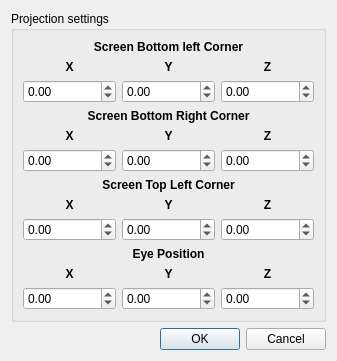
<?xml version="1.0" encoding="UTF-8"?>
<ui version="4.0">
 <class>CaveViewSettingsDialogAdvanced</class>
 <widget class="QDialog" name="CaveViewSettingsDialogAdvanced">
  <property name="geometry">
   <rect>
    <x>0</x>
    <y>0</y>
    <width>337</width>
    <height>344</height>
   </rect>
  </property>
  <property name="windowTitle">
   <string>Dialog</string>
  </property>
  <layout class="QVBoxLayout" name="verticalLayout">
   <item>
    <widget class="QGroupBox" name="projSettingsGroup">
     <property name="title">
      <string>Projection settings</string>
     </property>
     <layout class="QVBoxLayout" name="verticalLayout_2">
      <item>
       <widget class="QLabel" name="bot_left_label">
        <property name="font">
         <font>
          <weight>75</weight>
          <bold>true</bold>
         </font>
        </property>
        <property name="frameShape">
         <enum>QFrame::NoFrame</enum>
        </property>
        <property name="text">
         <string>Screen Bottom left Corner</string>
        </property>
        <property name="alignment">
         <set>Qt::AlignCenter</set>
        </property>
       </widget>
      </item>
      <item>
       <layout class="QGridLayout" name="gridLayout">
        <item row="0" column="0">
         <widget class="QLabel" name="blx">
          <property name="font">
           <font>
            <weight>75</weight>
            <bold>true</bold>
           </font>
          </property>
          <property name="text">
           <string>X</string>
          </property>
          <property name="alignment">
           <set>Qt::AlignCenter</set>
          </property>
         </widget>
        </item>
        <item row="0" column="2">
         <widget class="QLabel" name="blz">
          <property name="font">
           <font>
            <weight>75</weight>
            <bold>true</bold>
           </font>
          </property>
          <property name="text">
           <string>Z</string>
          </property>
          <property name="alignment">
           <set>Qt::AlignCenter</set>
          </property>
         </widget>
        </item>
        <item row="0" column="1">
         <widget class="QLabel" name="bly">
          <property name="font">
           <font>
            <weight>75</weight>
            <bold>true</bold>
           </font>
          </property>
          <property name="text">
           <string>Y</string>
          </property>
          <property name="alignment">
           <set>Qt::AlignCenter</set>
          </property>
         </widget>
        </item>
        <item row="1" column="0">
         <widget class="QDoubleSpinBox" name="blxv">
          <property name="minimum">
           <double>-999999999.000000000000000</double>
          </property>
          <property name="maximum">
           <double>999999999.000000000000000</double>
          </property>
          <property name="value">
           <double>0.000000000000000</double>
          </property>
         </widget>
        </item>
        <item row="1" column="1">
         <widget class="QDoubleSpinBox" name="blyv">
          <property name="minimum">
           <double>-999999999.000000000000000</double>
          </property>
          <property name="maximum">
           <double>999999999.000000000000000</double>
          </property>
         </widget>
        </item>
        <item row="1" column="2">
         <widget class="QDoubleSpinBox" name="blzv">
          <property name="minimum">
           <double>-999999999.000000000000000</double>
          </property>
          <property name="maximum">
           <double>999999999.000000000000000</double>
          </property>
         </widget>
        </item>
       </layout>
      </item>
      <item>
       <widget class="QLabel" name="bot_right_label">
        <property name="font">
         <font>
          <weight>75</weight>
          <bold>true</bold>
         </font>
        </property>
        <property name="text">
         <string>Screen Bottom Right Corner</string>
        </property>
        <property name="textFormat">
         <enum>Qt::PlainText</enum>
        </property>
        <property name="alignment">
         <set>Qt::AlignCenter</set>
        </property>
       </widget>
      </item>
      <item>
       <layout class="QGridLayout" name="gridLayout_3">
        <item row="0" column="0">
         <widget class="QLabel" name="brx">
          <property name="font">
           <font>
            <weight>75</weight>
            <bold>true</bold>
           </font>
          </property>
          <property name="text">
           <string>X</string>
          </property>
          <property name="alignment">
           <set>Qt::AlignCenter</set>
          </property>
         </widget>
        </item>
        <item row="0" column="2">
         <widget class="QLabel" name="brz">
          <property name="font">
           <font>
            <weight>75</weight>
            <bold>true</bold>
           </font>
          </property>
          <property name="text">
           <string>Z</string>
          </property>
          <property name="alignment">
           <set>Qt::AlignCenter</set>
          </property>
         </widget>
        </item>
        <item row="0" column="1">
         <widget class="QLabel" name="bry">
          <property name="font">
           <font>
            <weight>75</weight>
            <bold>true</bold>
           </font>
          </property>
          <property name="text">
           <string>Y</string>
          </property>
          <property name="alignment">
           <set>Qt::AlignCenter</set>
          </property>
         </widget>
        </item>
        <item row="1" column="0">
         <widget class="QDoubleSpinBox" name="brxv">
          <property name="minimum">
           <double>-999999999.000000000000000</double>
          </property>
          <property name="maximum">
           <double>999999999.000000000000000</double>
          </property>
         </widget>
        </item>
        <item row="1" column="1">
         <widget class="QDoubleSpinBox" name="bryv">
          <property name="minimum">
           <double>-999999999.000000000000000</double>
          </property>
          <property name="maximum">
           <double>999999999.000000000000000</double>
          </property>
         </widget>
        </item>
        <item row="1" column="2">
         <widget class="QDoubleSpinBox" name="brzv">
          <property name="minimum">
           <double>-999999999.000000000000000</double>
          </property>
          <property name="maximum">
           <double>999999999.000000000000000</double>
          </property>
         </widget>
        </item>
       </layout>
      </item>
      <item>
       <widget class="QLabel" name="top_left_label">
        <property name="font">
         <font>
          <weight>75</weight>
          <bold>true</bold>
         </font>
        </property>
        <property name="text">
         <string>Screen Top Left Corner</string>
        </property>
        <property name="alignment">
         <set>Qt::AlignCenter</set>
        </property>
       </widget>
      </item>
      <item>
       <layout class="QGridLayout" name="gridLayout_2">
        <item row="0" column="0">
         <widget class="QLabel" name="tlx">
          <property name="font">
           <font>
            <weight>75</weight>
            <bold>true</bold>
           </font>
          </property>
          <property name="text">
           <string>X</string>
          </property>
          <property name="alignment">
           <set>Qt::AlignCenter</set>
          </property>
         </widget>
        </item>
        <item row="0" column="2">
         <widget class="QLabel" name="tlz">
          <property name="font">
           <font>
            <weight>75</weight>
            <bold>true</bold>
           </font>
          </property>
          <property name="text">
           <string>Z</string>
          </property>
          <property name="alignment">
           <set>Qt::AlignCenter</set>
          </property>
         </widget>
        </item>
        <item row="0" column="1">
         <widget class="QLabel" name="tly">
          <property name="font">
           <font>
            <weight>75</weight>
            <bold>true</bold>
           </font>
          </property>
          <property name="text">
           <string>Y</string>
          </property>
          <property name="alignment">
           <set>Qt::AlignCenter</set>
          </property>
         </widget>
        </item>
        <item row="1" column="0">
         <widget class="QDoubleSpinBox" name="tlxv">
          <property name="minimum">
           <double>-999999999.000000000000000</double>
          </property>
          <property name="maximum">
           <double>999999999.000000000000000</double>
          </property>
         </widget>
        </item>
        <item row="1" column="1">
         <widget class="QDoubleSpinBox" name="tlyv">
          <property name="minimum">
           <double>-999999999.000000000000000</double>
          </property>
          <property name="maximum">
           <double>999999999.000000000000000</double>
          </property>
         </widget>
        </item>
        <item row="1" column="2">
         <widget class="QDoubleSpinBox" name="tlzv">
          <property name="minimum">
           <double>-999999999.000000000000000</double>
          </property>
          <property name="maximum">
           <double>999999999.000000000000000</double>
          </property>
         </widget>
        </item>
       </layout>
      </item>
      <item>
       <widget class="QLabel" name="eye_pos_label">
        <property name="font">
         <font>
          <weight>75</weight>
          <bold>true</bold>
         </font>
        </property>
        <property name="text">
         <string>Eye Position</string>
        </property>
        <property name="alignment">
         <set>Qt::AlignCenter</set>
        </property>
       </widget>
      </item>
      <item>
       <layout class="QGridLayout" name="gridLayout_4">
        <item row="0" column="0">
         <widget class="QLabel" name="blx_3">
          <property name="font">
           <font>
            <weight>75</weight>
            <bold>true</bold>
           </font>
          </property>
          <property name="text">
           <string>X</string>
          </property>
          <property name="alignment">
           <set>Qt::AlignCenter</set>
          </property>
         </widget>
        </item>
        <item row="0" column="2">
         <widget class="QLabel" name="blz_3">
          <property name="font">
           <font>
            <weight>75</weight>
            <bold>true</bold>
           </font>
          </property>
          <property name="text">
           <string>Z</string>
          </property>
          <property name="alignment">
           <set>Qt::AlignCenter</set>
          </property>
         </widget>
        </item>
        <item row="0" column="1">
         <widget class="QLabel" name="bly_3">
          <property name="font">
           <font>
            <weight>75</weight>
            <bold>true</bold>
           </font>
          </property>
          <property name="text">
           <string>Y</string>
          </property>
          <property name="alignment">
           <set>Qt::AlignCenter</set>
          </property>
         </widget>
        </item>
        <item row="1" column="0">
         <widget class="QDoubleSpinBox" name="epxv">
          <property name="minimum">
           <double>-999999999.000000000000000</double>
          </property>
          <property name="maximum">
           <double>999999999.000000000000000</double>
          </property>
         </widget>
        </item>
        <item row="1" column="1">
         <widget class="QDoubleSpinBox" name="epyv">
          <property name="minimum">
           <double>-999999999.000000000000000</double>
          </property>
          <property name="maximum">
           <double>999999999.000000000000000</double>
          </property>
         </widget>
        </item>
        <item row="1" column="2">
         <widget class="QDoubleSpinBox" name="epzv">
          <property name="minimum">
           <double>-999999999.000000000000000</double>
          </property>
          <property name="maximum">
           <double>999999999.000000000000000</double>
          </property>
         </widget>
        </item>
       </layout>
      </item>
      <item>
       <spacer name="verticalSpacer">
        <property name="orientation">
         <enum>Qt::Vertical</enum>
        </property>
        <property name="sizeHint" stdset="0">
         <size>
          <width>20</width>
          <height>40</height>
         </size>
        </property>
       </spacer>
      </item>
     </layout>
    </widget>
   </item>
   <item>
    <widget class="QDialogButtonBox" name="buttonBox">
     <property name="orientation">
      <enum>Qt::Horizontal</enum>
     </property>
     <property name="standardButtons">
      <set>QDialogButtonBox::Cancel|QDialogButtonBox::Ok</set>
     </property>
    </widget>
   </item>
  </layout>
 </widget>
 <resources/>
 <connections>
  <connection>
   <sender>buttonBox</sender>
   <signal>accepted()</signal>
   <receiver>CaveViewSettingsDialogAdvanced</receiver>
   <slot>accept()</slot>
   <hints>
    <hint type="sourcelabel">
     <x>248</x>
     <y>254</y>
    </hint>
    <hint type="destinationlabel">
     <x>157</x>
     <y>274</y>
    </hint>
   </hints>
  </connection>
  <connection>
   <sender>buttonBox</sender>
   <signal>rejected()</signal>
   <receiver>CaveViewSettingsDialogAdvanced</receiver>
   <slot>reject()</slot>
   <hints>
    <hint type="sourcelabel">
     <x>316</x>
     <y>260</y>
    </hint>
    <hint type="destinationlabel">
     <x>286</x>
     <y>274</y>
    </hint>
   </hints>
  </connection>
 </connections>
</ui>
